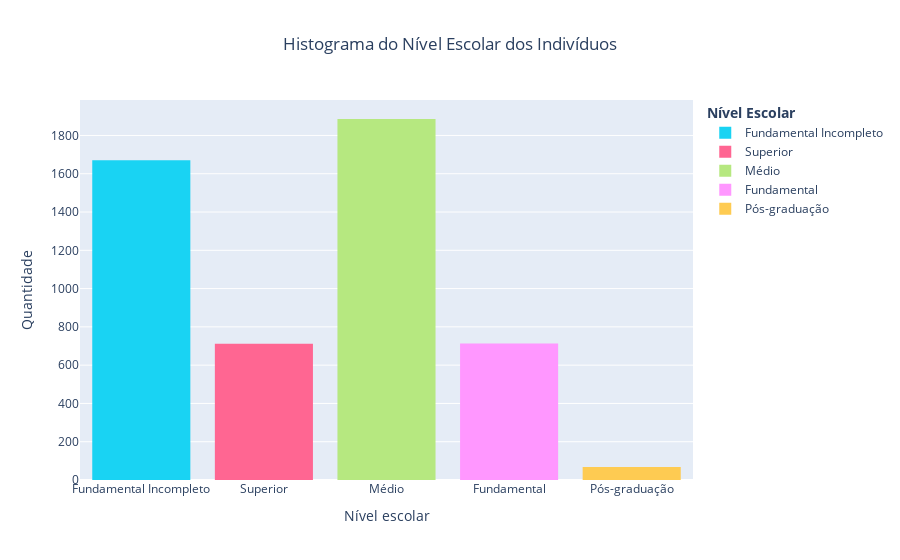

Here is the notebook cell this chart was saved with:
### Code cell
fig = px.histogram(data, x="Nível escolar",title='Histograma do Nível Escolar dos Indivíduos',
                   color="Nível escolar",
                   category_orders={"Nível escolar":['fundamental incompleto','fundamental',
                                                     'médio','superior','pós-graduação']},
                   labels={'count':'Quantidade'})

fig.update_layout(
    legend_title="<b>Nível Escolar</b>",title_x=0.5,
    yaxis_title_text='Quantidade', # yaxis label
   
)
fig.update_traces(showlegend=True)
fig.show()

### Figure 1 — Plotly figure (JSON) as saved in the notebook; plotly's stock layout.template omitted (floating-point values rounded to 4 significant figures; data arrays with more than 128 entries replaced by an {"elided": "..."} marker saying what was removed)
{"data": [{"alignmentgroup": "True", "bingroup": "x", "hovertemplate": "Nível escolar=%{x}<br>count=%{y}<extra></extra>", "legendgroup": "Fundamental Incompleto", "marker": {"color": "#19d3f3", "pattern": {"shape": ""}}, "name": "Fundamental Incompleto", "offsetgroup": "Fundamental Incompleto", "orientation": "v", "showlegend": true, "type": "histogram", "x": {"elided": "1671 str values"}, "xaxis": "x", "yaxis": "y"}, {"alignmentgroup": "True", "bingroup": "x", "hovertemplate": "Nível escolar=%{x}<br>count=%{y}<extra></extra>", "legendgroup": "Superior", "marker": {"color": "#FF6692", "pattern": {"shape": ""}}, "name": "Superior", "offsetgroup": "Superior", "orientation": "v", "showlegend": true, "type": "histogram", "x": {"elided": "712 str values"}, "xaxis": "x", "yaxis": "y"}, {"alignmentgroup": "True", "bingroup": "x", "hovertemplate": "Nível escolar=%{x}<br>count=%{y}<extra></extra>", "legendgroup": "Médio", "marker": {"color": "#B6E880", "pattern": {"shape": ""}}, "name": "Médio", "offsetgroup": "Médio", "orientation": "v", "showlegend": true, "type": "histogram", "x": {"elided": "1886 str values"}, "xaxis": "x", "yaxis": "y"}, {"alignmentgroup": "True", "bingroup": "x", "hovertemplate": "Nível escolar=%{x}<br>count=%{y}<extra></extra>", "legendgroup": "Fundamental", "marker": {"color": "#FF97FF", "pattern": {"shape": ""}}, "name": "Fundamental", "offsetgroup": "Fundamental", "orientation": "v", "showlegend": true, "type": "histogram", "x": {"elided": "713 str values"}, "xaxis": "x", "yaxis": "y"}, {"alignmentgroup": "True", "bingroup": "x", "hovertemplate": "Nível escolar=%{x}<br>count=%{y}<extra></extra>", "legendgroup": "Pós-graduação", "marker": {"color": "#FECB52", "pattern": {"shape": ""}}, "name": "Pós-graduação", "offsetgroup": "Pós-graduação", "orientation": "v", "showlegend": true, "type": "histogram", "x": ["Pós-graduação", "Pós-graduação", "Pós-graduação", "Pós-graduação", "Pós-graduação", "Pós-graduação", "Pós-graduação", "Pós-graduação", "Pós-graduação", "Pós-graduação", "Pós-graduação", "Pós-graduação", "Pós-graduação", "Pós-graduação", "Pós-graduação", "Pós-graduação", "Pós-graduação", "Pós-graduação", "Pós-graduação", "Pós-graduação", "Pós-graduação", "Pós-graduação", "Pós-graduação", "Pós-graduação", "Pós-graduação", "Pós-graduação", "Pós-graduação", "Pós-graduação", "Pós-graduação", "Pós-graduação", "Pós-graduação", "Pós-graduação", "Pós-graduação", "Pós-graduação", "Pós-graduação", "Pós-graduação", "Pós-graduação", "Pós-graduação", "Pós-graduação", "Pós-graduação", "Pós-graduação", "Pós-graduação", "Pós-graduação", "Pós-graduação", "Pós-graduação", "Pós-graduação", "Pós-graduação", "Pós-graduação", "Pós-graduação", "Pós-graduação", "Pós-graduação", "Pós-graduação", "Pós-graduação", "Pós-graduação", "Pós-graduação", "Pós-graduação", "Pós-graduação", "Pós-graduação", "Pós-graduação", "Pós-graduação", "Pós-graduação", "Pós-graduação", "Pós-graduação", "Pós-graduação", "Pós-graduação", "Pós-graduação", "Pós-graduação", "Pós-graduação"], "xaxis": "x", "yaxis": "y"}], "layout": {"barmode": "relative", "legend": {"title": {"text": "<b>Nível Escolar</b>"}, "tracegroupgap": 0}, "title": {"text": "Histograma do Nível Escolar dos Indivíduos", "x": 0.5}, "xaxis": {"anchor": "y", "categoryarray": ["fundamental incompleto", "fundamental", "médio", "superior", "pós-graduação", "Fundamental Incompleto", "Superior", "Médio", "Fundamental", "Pós-graduação"], "categoryorder": "array", "domain": [0, 1], "title": {"text": "Nível escolar"}}, "yaxis": {"anchor": "x", "domain": [0, 1], "title": {"text": "Quantidade"}}}}
